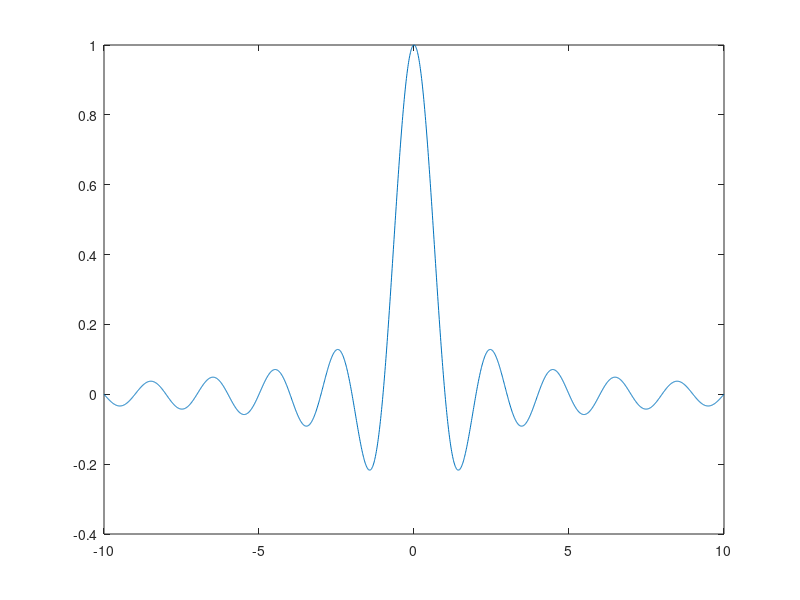

Write MATLAB code to recreate this figure. (Note: this script raises an error after producing the figure.)
%Octave: necessário instalar e carregar pacote 'symbolic'
%pkg load symbolic %Octave

%% Autor: eu
% projeto 1 ....

%% Projeto 1.1
% mostrar um seno de x --> $sin(x)$
x = linspace(-10,10,2000); % variavel x de 2000 pontos
y = sin(x); % sin(x)
plot(x, y)  % graficar o seno

%% mostrar um sinc de x
x = linspace(-10,10,2000); % variavel x de 2000 pontos
y = sinc(x); % sinc(x)
plot(x, y)  % graficar o sinc

%% mostrar um degrau unitario de x
x = linspace(-10,10,2000); % variavel x de 2000 pontos
y = heaviside(x); % degrau unitario(x)
plot(x, y, '-ro')  % graficar o degrau unitario

%% mostrar um pulso exponencial de x
x = linspace(-10,10,2000); % variavel x de 2000 pontos
y = exp(x); % pulso exponencial(x)
plot(x, y)  % graficar o degrau unitario

%% Projeto 1.2

%% mostrar um degrau unitario de x e dilatar e deslocar
x = linspace(-10,10,2000); % variavel x de 2000 pontos
d=2
x0=1.5
y    = sin(x); % degrau unitario(x)
ydil = sin(d*x);
ydes = sin(x-x0);

plot(x, y, '-b')  % graficar o degrau unitario original
hold on
plot(x, ydil, '.r')  % graficar o degrau unitario dil
plot(x, ydes, '-k')  % graficar o degrau unitario  des



